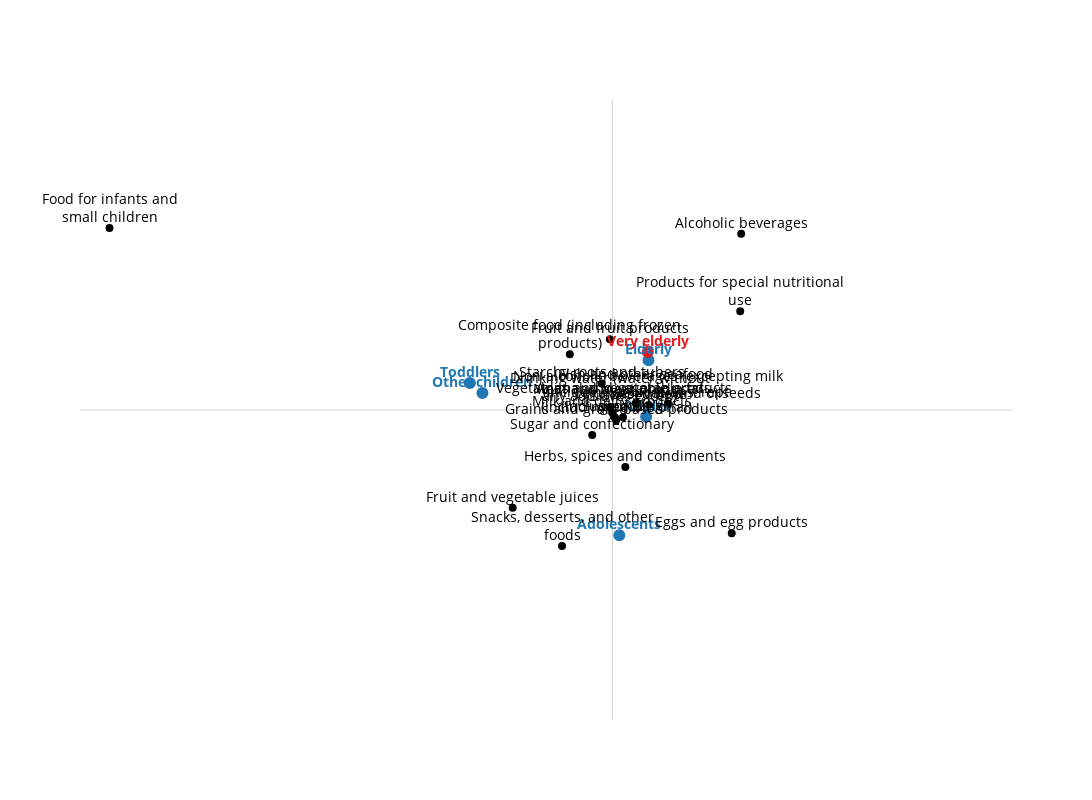

The code cell stored with this chart in its notebook:
### Code cell
#scatterplot for PI blind vs branded
trace = go.Scatter(
    x = x_list,
    y = y_list,
    hoverinfo='none',
    opacity=1,
    mode = 'markers+text',
    marker = dict(color=beer_colours,
                  size=10,
                          line=dict(
                                color=beer_colours,
                                width=2
                                )
            )
    
)

trace2 = go.Scatter(
    x = x_occ,
    y = y_occ,
    hoverinfo='none',
    opacity=1,
    mode = 'markers+text',
    marker = dict(color='black',
                  size=6,
                          line=dict(
                                color='black',
                                width=2
                                )
            )
)

annotation = [dict(x=xi,y=yi,
              text='<b>' + labeli + '<b>',
             xanchor='center',
             yanchor='bottom',
             showarrow=False,
         font = dict(
         color = colouri,
         size = 14
        )
    ) for xi, yi, labeli, colouri in zip(x_list, 
                                y_list, 
                                beers_list,
                                beer_colours
                                )]

annotation2 = [dict(x=xi,y=yi,
         text=' '.join(labeli.split()[:4]) + \
         '<br>' + ' '.join(labeli.split()[4:]),
#          text = labeli,
         xanchor='center',
         yanchor='bottom',
         showarrow=False,
         font = dict(
         color = 'black',
         size = 14
        )
    ) for xi, yi, labeli in zip(x_occ, 
                                y_occ, 
                                occ_list
                                )]

layout = go.Layout(annotations=annotation + annotation2,
                   autosize=False,
                   width=1200,
                   height=800,
                   title='',
                   showlegend=False,
    xaxis=dict(
        title='',
        #range=[-0.6, 1],
        range = [-2,1.5],
        showgrid=False,
        showticklabels=False,
        zerolinecolor='lightgrey'
    ),
    yaxis=dict(
        title='',
        range=[-0.4, 0.4], #Change the plot in case sth doesn't show
        #range=[-1,1],
        showgrid=False,
        showticklabels=False,
        zerolinecolor='lightgrey'
    ))

trace_data = [trace, trace2]
fig = go.Figure(data=trace_data, layout=layout)
# Plot and embed in ipython notebook!
plotly.offline.iplot(fig, config = dict(editable=True))
#plotly.offline.plot(fig, config = dict(editable=True))

### Figure 1 — Plotly figure (JSON) as saved in the notebook; plotly's stock layout.template omitted (floating-point values rounded to 4 significant figures)
{"data": [{"hoverinfo": "none", "marker": {"color": ["rgb(31,120,180)", "rgb(31,120,180)", "rgb(31,120,180)", "rgb(31,120,180)", "rgb(31,120,180)", "rgb(227,26,28)"], "line": {"color": ["rgb(31,120,180)", "rgb(31,120,180)", "rgb(31,120,180)", "rgb(31,120,180)", "rgb(31,120,180)", "rgb(227,26,28)"], "width": 2}, "size": 10}, "mode": "markers+text", "opacity": 1, "type": "scatter", "uid": "b01bf54d-0469-4b59-ac75-b44318e3d2fe", "x": [0.02514, 0.1261, 0.1349, -0.4887, -0.5358, 0.1321], "y": [-0.1616, -0.008595, 0.06417, 0.02194, 0.03491, 0.07476]}, {"hoverinfo": "none", "marker": {"color": "black", "line": {"color": "black", "width": 2}, "size": 6}, "mode": "markers+text", "opacity": 1, "type": "scatter", "uid": "5b43c44d-404a-4570-808d-29af9588b3ef", "x": [0.483, 0.03918, -0.1605, -0.008363, 0.4474, 0.08707, -1.889, -0.01034, -0.3751, 0.01316, 0.04794, 0.2079, 0.01111, -0.001723, 0.1358, 0.4794, -0.1898, -0.04094, -0.07657, 0.004831], "y": [0.2275, -0.009224, 0.07205, 0.003568, -0.159, 0.008784, 0.2349, 0.09136, -0.1263, -0.01335, -0.07344, 0.008014, -0.01063, -0.003087, 0.006326, 0.1273, -0.1753, 0.03435, -0.03212, -0.008534]}], "layout": {"annotations": [{"font": {"color": "rgb(31,120,180)", "size": 14}, "showarrow": false, "text": "<b>Adolescents<b>", "x": 0.02514, "xanchor": "center", "y": -0.1616, "yanchor": "bottom"}, {"font": {"color": "rgb(31,120,180)", "size": 14}, "showarrow": false, "text": "<b>Adults<b>", "x": 0.1261, "xanchor": "center", "y": -0.008595, "yanchor": "bottom"}, {"font": {"color": "rgb(31,120,180)", "size": 14}, "showarrow": false, "text": "<b>Elderly<b>", "x": 0.1349, "xanchor": "center", "y": 0.06417, "yanchor": "bottom"}, {"font": {"color": "rgb(31,120,180)", "size": 14}, "showarrow": false, "text": "<b>Other children<b>", "x": -0.4887, "xanchor": "center", "y": 0.02194, "yanchor": "bottom"}, {"font": {"color": "rgb(31,120,180)", "size": 14}, "showarrow": false, "text": "<b>Toddlers<b>", "x": -0.5358, "xanchor": "center", "y": 0.03491, "yanchor": "bottom"}, {"font": {"color": "rgb(227,26,28)", "size": 14}, "showarrow": false, "text": "<b>Very elderly<b>", "x": 0.1321, "xanchor": "center", "y": 0.07476, "yanchor": "bottom"}, {"font": {"color": "black", "size": 14}, "showarrow": false, "text": "Alcoholic beverages<br>", "x": 0.483, "xanchor": "center", "y": 0.2275, "yanchor": "bottom"}, {"font": {"color": "black", "size": 14}, "showarrow": false, "text": "Animal and vegetable fats<br>and oils", "x": 0.03918, "xanchor": "center", "y": -0.009224, "yanchor": "bottom"}, {"font": {"color": "black", "size": 14}, "showarrow": false, "text": "Composite food (including frozen<br>products)", "x": -0.1605, "xanchor": "center", "y": 0.07205, "yanchor": "bottom"}, {"font": {"color": "black", "size": 14}, "showarrow": false, "text": "Drinking water (water without<br>any additives except", "x": -0.008363, "xanchor": "center", "y": 0.003568, "yanchor": "bottom"}, {"font": {"color": "black", "size": 14}, "showarrow": false, "text": "Eggs and egg products<br>", "x": 0.4474, "xanchor": "center", "y": -0.159, "yanchor": "bottom"}, {"font": {"color": "black", "size": 14}, "showarrow": false, "text": "Fish and other seafood<br>(including amphibians, rept", "x": 0.08707, "xanchor": "center", "y": 0.008784, "yanchor": "bottom"}, {"font": {"color": "black", "size": 14}, "showarrow": false, "text": "Food for infants and<br>small children", "x": -1.889, "xanchor": "center", "y": 0.2349, "yanchor": "bottom"}, {"font": {"color": "black", "size": 14}, "showarrow": false, "text": "Fruit and fruit products<br>", "x": -0.01034, "xanchor": "center", "y": 0.09136, "yanchor": "bottom"}, {"font": {"color": "black", "size": 14}, "showarrow": false, "text": "Fruit and vegetable juices<br>", "x": -0.3751, "xanchor": "center", "y": -0.1263, "yanchor": "bottom"}, {"font": {"color": "black", "size": 14}, "showarrow": false, "text": "Grains and grain-based products<br>", "x": 0.01316, "xanchor": "center", "y": -0.01335, "yanchor": "bottom"}, {"font": {"color": "black", "size": 14}, "showarrow": false, "text": "Herbs, spices and condiments<br>", "x": 0.04794, "xanchor": "center", "y": -0.07344, "yanchor": "bottom"}, {"font": {"color": "black", "size": 14}, "showarrow": false, "text": "Legumes, nuts and oilseeds<br>", "x": 0.2079, "xanchor": "center", "y": 0.008014, "yanchor": "bottom"}, {"font": {"color": "black", "size": 14}, "showarrow": false, "text": "Meat and meat products<br>(including edible offal)", "x": 0.01111, "xanchor": "center", "y": -0.01063, "yanchor": "bottom"}, {"font": {"color": "black", "size": 14}, "showarrow": false, "text": "Milk and dairy products<br>", "x": -0.001723, "xanchor": "center", "y": -0.003087, "yanchor": "bottom"}, {"font": {"color": "black", "size": 14}, "showarrow": false, "text": "Non-alcoholic beverages (excepting milk<br>based beve", "x": 0.1358, "xanchor": "center", "y": 0.006326, "yanchor": "bottom"}, {"font": {"color": "black", "size": 14}, "showarrow": false, "text": "Products for special nutritional<br>use", "x": 0.4794, "xanchor": "center", "y": 0.1273, "yanchor": "bottom"}, {"font": {"color": "black", "size": 14}, "showarrow": false, "text": "Snacks, desserts, and other<br>foods", "x": -0.1898, "xanchor": "center", "y": -0.1753, "yanchor": "bottom"}, {"font": {"color": "black", "size": 14}, "showarrow": false, "text": "Starchy roots and tubers<br>", "x": -0.04094, "xanchor": "center", "y": 0.03435, "yanchor": "bottom"}, {"font": {"color": "black", "size": 14}, "showarrow": false, "text": "Sugar and confectionary<br>", "x": -0.07657, "xanchor": "center", "y": -0.03212, "yanchor": "bottom"}, {"font": {"color": "black", "size": 14}, "showarrow": false, "text": "Vegetables and vegetable products<br>(including fungi", "x": 0.004831, "xanchor": "center", "y": -0.008534, "yanchor": "bottom"}], "autosize": false, "height": 800, "showlegend": false, "title": "", "width": 1200, "xaxis": {"range": [-2, 1.5], "showgrid": false, "showticklabels": false, "title": "", "zerolinecolor": "lightgrey"}, "yaxis": {"range": [-0.4, 0.4], "showgrid": false, "showticklabels": false, "title": "", "zerolinecolor": "lightgrey"}}}
